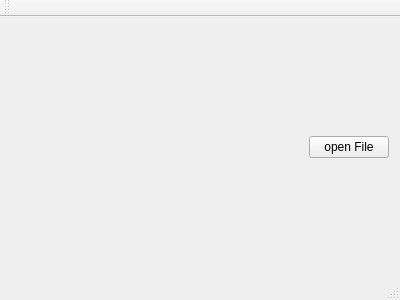
<?xml version="1.0" encoding="UTF-8"?>
<ui version="4.0">
 <class>MainWindow</class>
 <widget class="QMainWindow" name="MainWindow">
  <property name="geometry">
   <rect>
    <x>0</x>
    <y>0</y>
    <width>400</width>
    <height>300</height>
   </rect>
  </property>
  <property name="windowTitle">
   <string>MainWindow</string>
  </property>
  <widget class="QWidget" name="centralWidget">
   <layout class="QHBoxLayout" name="horizontalLayout">
    <item>
     <spacer name="horizontalSpacer">
      <property name="orientation">
       <enum>Qt::Horizontal</enum>
      </property>
      <property name="sizeHint" stdset="0">
       <size>
        <width>40</width>
        <height>20</height>
       </size>
      </property>
     </spacer>
    </item>
    <item>
     <widget class="QPushButton" name="openfileBtn">
      <property name="text">
       <string>open File</string>
      </property>
     </widget>
    </item>
   </layout>
  </widget>
  <widget class="QMenuBar" name="menuBar">
   <property name="geometry">
    <rect>
     <x>0</x>
     <y>0</y>
     <width>400</width>
     <height>17</height>
    </rect>
   </property>
  </widget>
  <widget class="QToolBar" name="mainToolBar">
   <attribute name="toolBarArea">
    <enum>TopToolBarArea</enum>
   </attribute>
   <attribute name="toolBarBreak">
    <bool>false</bool>
   </attribute>
  </widget>
  <widget class="QStatusBar" name="statusBar"/>
 </widget>
 <layoutdefault spacing="6" margin="11"/>
 <resources/>
 <connections/>
</ui>
